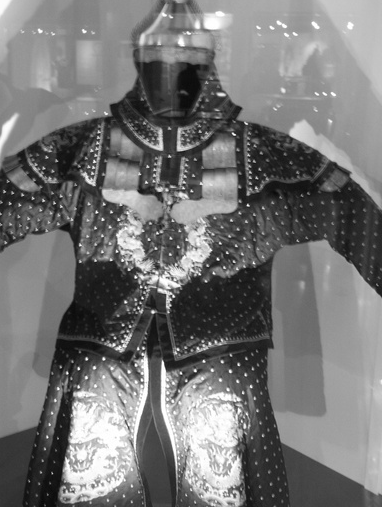
#> input picture I_95_crop.png, 382 x 507 px
$ python D21.py   (Python 2 division)   (older library calls are emulated)
#> lines starting #> are read from the running program, lines starting #| are printed output that depends on the picture; long printed decimals are rounded
from PIL import Image
import numpy as np
from matplotlib import pyplot as plt


def jpeg_detector_1(userinput):
#> called with userinput = 'I_95_crop.png'
    im = Image.open(userinput).convert('L')
    pix = im.load()
    M, N = im.size
#> M = 382; N = 507
    arr = np.zeros((M / 8 - 1, N / 8 - 1))
    arr2 = np.zeros((M / 8 - 1, N / 8 - 1))
    p_max = 0
    q_max = 0
    E_max = 0
    E = np.zeros((8, 8))

    for p in range(0, 8):
        for q in range(0, 8):
            for i in range(0, M/8 - 1):
                for j in range(0, N/8 - 1):

                    A = pix[i * 8 + p, j * 8 + q]
                    B = pix[i * 8 + p + 1, j * 8 + q]
                    C = pix[i * 8 + p, j * 8 + q + 1]
                    D = pix[i * 8 + p + 1, j * 8 + q + 1]

                    Z = abs(A - B - C + D)
                    E[p, q] = E[p, q] + Z
            a = E.sum(axis=0)
            b = E.sum(axis=1)
            c = np.argmax(a)
            d = np.argmax(b)
            # [8 lines of commented-out code are left out]

    p_max = d
    q_max = c
    m = p_max - 4
    n = q_max - 4

    if (p_max and q_max) >= 4:
        block = 0
    else:
        block = 1
    for i in range(block, M / 8 - 1):
        for j in range(block, N / 8 - 1):
            A = pix[i * 8 + m, j * 8 + n]
            B = pix[i * 8 + m + 1, j * 8 + n]
            C = pix[i * 8 + m, j * 8 + n + 1]
            D = pix[i * 8 + m + 1, j * 8 + n + 1]

            E = pix[i * 8 + p_max, j * 8 + q_max]
            F = pix[i * 8 + p_max + 1, j * 8 + q_max]
            G = pix[i * 8 + p_max, j * 8 + q_max + 1]
            H = pix[i * 8 + p_max + 1, j * 8 + q_max + 1]

            Z = abs(A - B - C + D)
            Z2 = abs(E - F - G + H)
            arr[i][j] = Z
            arr2[i][j] = Z2
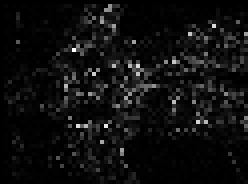
#> arr: shape (46, 62) float64 (shown 4 times larger); min 0, max 97, mean 5.8; drawn with min black and max white
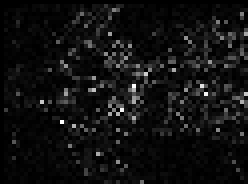
#> arr2: shape (46, 62) float64 (shown 4 times larger); min 0, max 93, mean 6.2; drawn with min black and max white

    h1, binEdges = np.histogram(arr, bins=np.arange(0, 256), normed=True)
#> h1 = 255 values, max 0.245 at index 1, min 0 at index 54, mean 0.00392; binEdges = 256 values from 0 to 255
    bincenters = 0.5 * (binEdges[1:] + binEdges[:-1])
#> bincenters = 255 values from 0.5 to 254.5

    h2, binEdges = np.histogram(arr2, bins=np.arange(0, 256), normed=True)
#> h2 = 255 values, max 0.183 at index 1, min 0 at index 57, mean 0.00392
    bincenters = 0.5 * (binEdges[1:] + binEdges[:-1])

    h3 = abs(h1 - h2)
#> h3 = 255 values, max 0.11 at index 0, min 0 at index 18, mean 0.0016
    k = sum(h3)
#> k = 0.408

    return [k, [m, n], [p_max, q_max]]

#userinput = raw_input('Enter the name of a image file a you want to read: ')
a = jpeg_detector_1("I_95_crop.png")
#> a = [0.408, [1, -2], [5, 2]]
print a
#| [0.4081, [1, -2], [5, 2]]
